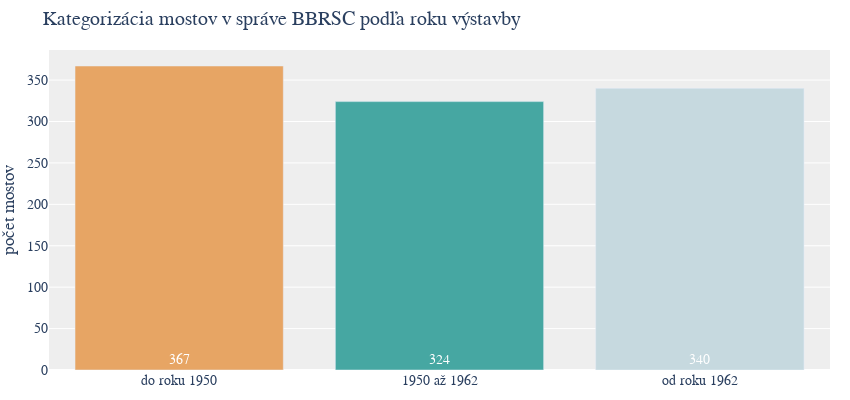

Notebook cell for this chart:
### Code cell
import pandas as pd
import plotly.graph_objects as go

# Assuming filtered_bridges, bin_counts, and color_palette are defined as in the previous snippet

# Define custom x-axis tick labels
custom_tick_labels = ["do roku 1950", "1950 až 1962", "od roku 1962"]

# Create the histogram with updated x-axis ticks
fig = go.Figure()
fig.add_trace(go.Bar(
    x=custom_tick_labels,  # Use custom labels as x values
    y=bin_counts.values,
    text=bin_counts.values,  # Set text to be the bin counts
    textposition='inside',  # Position the text inside the bars
    # Anchor text to the start (bottom for vertical bars)
    insidetextanchor='start',
    textfont=dict(  # Customize the font of the text
        color='white',  # Set text color to white
        size=14  # Match the font size with the rest of the plot
    ),
    marker_color=color_palette[:len(bin_counts)]  # Apply the color palette
))

# Update the layout
fig.update_layout(
    title="Kategorizácia mostov v správe BBRSC podľa roku výstavby",
    # xaxis_title="kategórie veku",
    yaxis_title="počet mostov",
    plot_bgcolor='#EEEEEE',
    font=dict(family="Montserrat, sans-serif", size=14),
    bargap=0.2,
    margin=dict(l=0, r=20, t=50, b=30),  # Adjust margins for tight layout
    width=850,  # Set figure width
    height=400  # Set figure height
)

# Show the plot
fig.show()

### Figure 1 — Plotly figure (JSON) as saved in the notebook; plotly's stock layout.template omitted (floating-point values rounded to 4 significant figures)
{"data": [{"insidetextanchor": "start", "marker": {"color": ["#e7a564", "#46a7a2", "#c6d9df"]}, "text": [367, 324, 340], "textfont": {"color": "white", "size": 14}, "textposition": "inside", "type": "bar", "x": ["do roku 1950", "1950 až 1962", "od roku 1962"], "y": [367, 324, 340]}], "layout": {"bargap": 0.2, "font": {"family": "Montserrat, sans-serif", "size": 14}, "height": 400, "margin": {"b": 30, "l": 0, "r": 20, "t": 50}, "plot_bgcolor": "#EEEEEE", "title": {"text": "Kategorizácia mostov v správe BBRSC podľa roku výstavby"}, "width": 850, "yaxis": {"title": {"text": "počet mostov"}}}}
